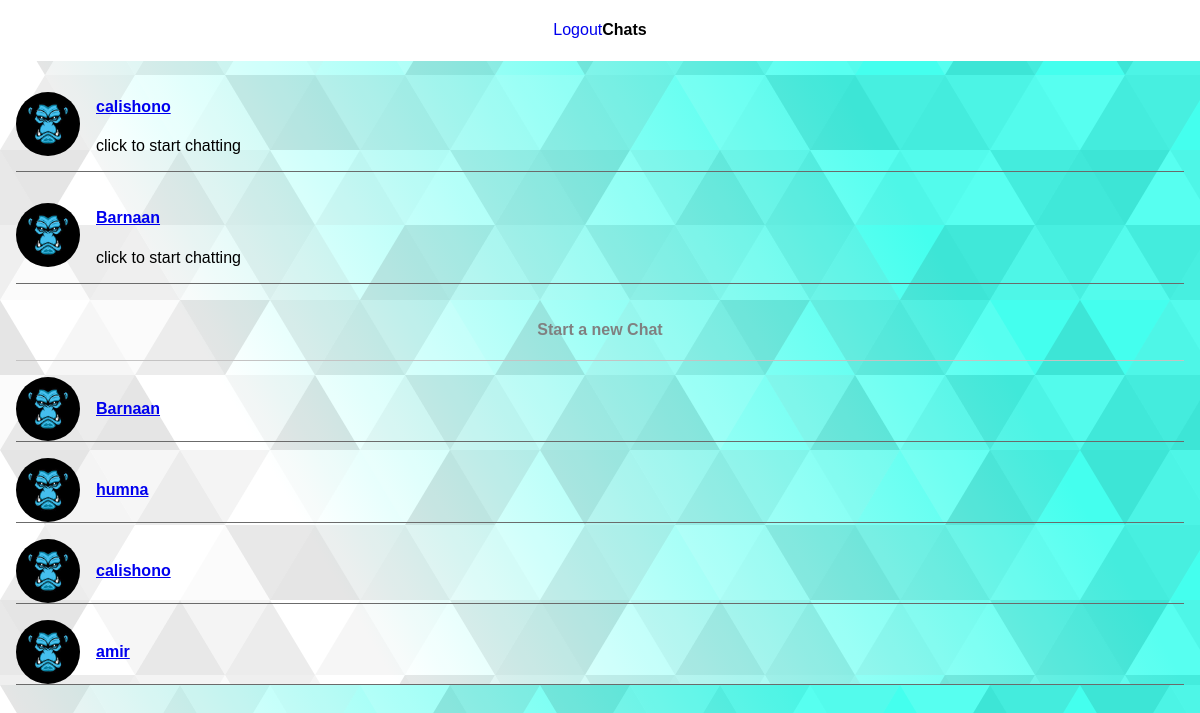
The app's page /chat/ (signed in), older data.
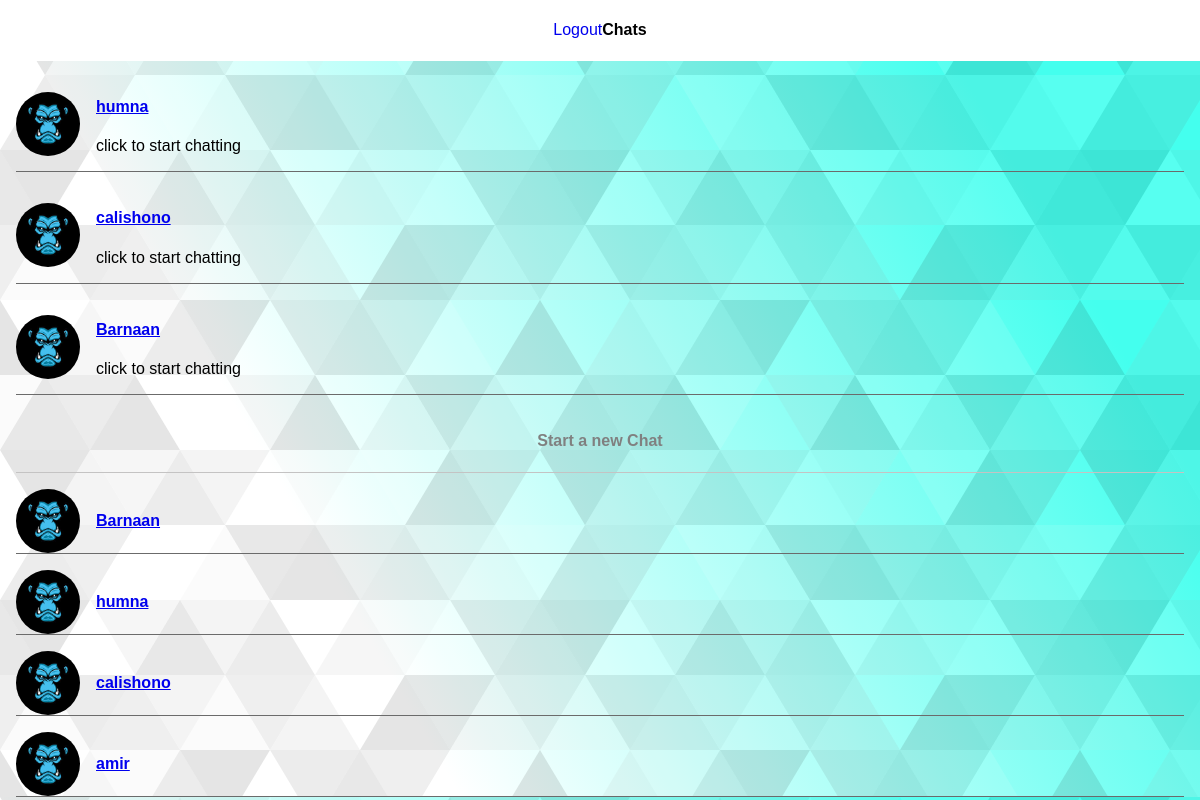
The same page, newer data.
### chat/models.py (models this page shows, shortened)
class Chat(models.Model):
    initiator = models.ForeignKey(User,on_delete = models.CASCADE)
    reactor = models.ForeignKey(User,on_delete = models.CASCADE,related_name="reactor",null=True,blank=True)
    created_at = models.DateTimeField(auto_now_add=True)
    updated_at = models.DateTimeField(auto_now=True)
    class Meta:
        ordering = ('-created_at', '-updated_at')

### account/models.py (models this page shows)
class User(AbstractUser):
    phone_number = models.CharField(max_length=20, unique=True,null=True,blank=True)
    profile_picture = models.ImageField(null=True, default="avatar.png")
    REQUIRED_FIELDS = []

### chat/views.py (the view, shortened to what this page needs)
# urls.py: path('',include("chat.urls")),
@login_required(login_url='login')
def chat(request):
    users = User.objects.all()
    chat= Chat.objects.filter(initiator = request.user) | Chat.objects.filter(reactor = request.user)
    q = request.GET.get("q")
    context = {'chats': chat,'users':users}
    return render(request,'chat/your_chat.html',context)

### chat/templates/chat/your_chat.html (shortened to what this page needs)
{% extends 'main.html'%}
{% load static %}
{% block content %}
<header class="chats-header">
    <a href="{% url  'logout' %}">Logout</a>
    <h4>Chats</h4>
</header>
<section class="chats">
{% for chat in chats %}
<div class="chat">
    <img src="{% static 'images.jpg'%}" alt="user profile">
    <div class="user_info">
        <h4 class="user-name">
            {% if chat.reactor == request.user %}
            <a href="?q={{chat.initiator.id}}">{{ chat.initiator }}</a>
{% elif chat.initiator == request.user %}
<a href="?q={{ chat.reactor.id}}">{{  chat.reactor }}</a>
 {% endif %}
        </h4>
        <p class="latest-message">
            click to start chatting
        </p>
    </div>
</div>
{% endfor %}
    <div class="start-chat">
        <h4>Start a new Chat</h4>
    </div>
{% for user in users %}
{% if user == request.user %}
{% else %}
    <div class="chat">
        <img src="{% static 'images.jpg'%}" alt="user profile">
        <div class="user_info">
           <a href="?q={{user.id}}">
            <h4 class="user-name">
             {{user.username }}
            </h4>
        </a>
        </div>
    </div>
    {% endif %}
{% endfor %}
</section>
{% endblock content %}

Row changes from the older to the newer data that the page shows:
added Chat: initiator "humna"
